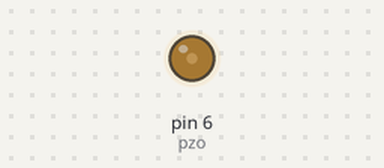
A sketch run on a simulated Arduino Uno, built with avr-gcc and run on an emulated ATmega328P. Shown: output pins drawn as LEDs (lit = HIGH).

Above: at 0.05 s.
At 0.4 s:
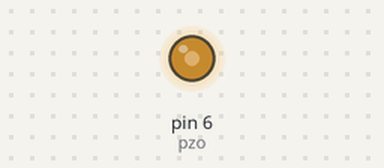
At 0.75 s:
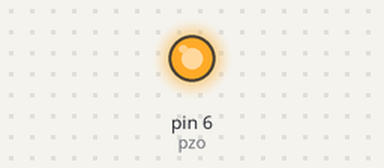
Timing chart, 0 to 3.0 s (numbered marks = the images above):
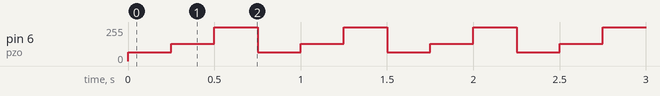

Measured:
- by itself, pin 6 (pzo): repeats every 0.75 s: 128/255 0.25 s, 255/255 0.25 s, 64/255 0.25 s

The sketch:

pzoex2.ino
```cpp
int pzo = 6;
int diy = 250;


void setup() {
  // put your setup code here, to run once:
  pinMode(pzo, OUTPUT);
}

void loop() {
  // put your main code here, to run repeatedly:
  analogWrite(pzo, 64);
  delay(diy);
  analogWrite(pzo, 128);
  delay(diy);
  analogWrite(pzo, 255);
  delay(diy);
}
```
